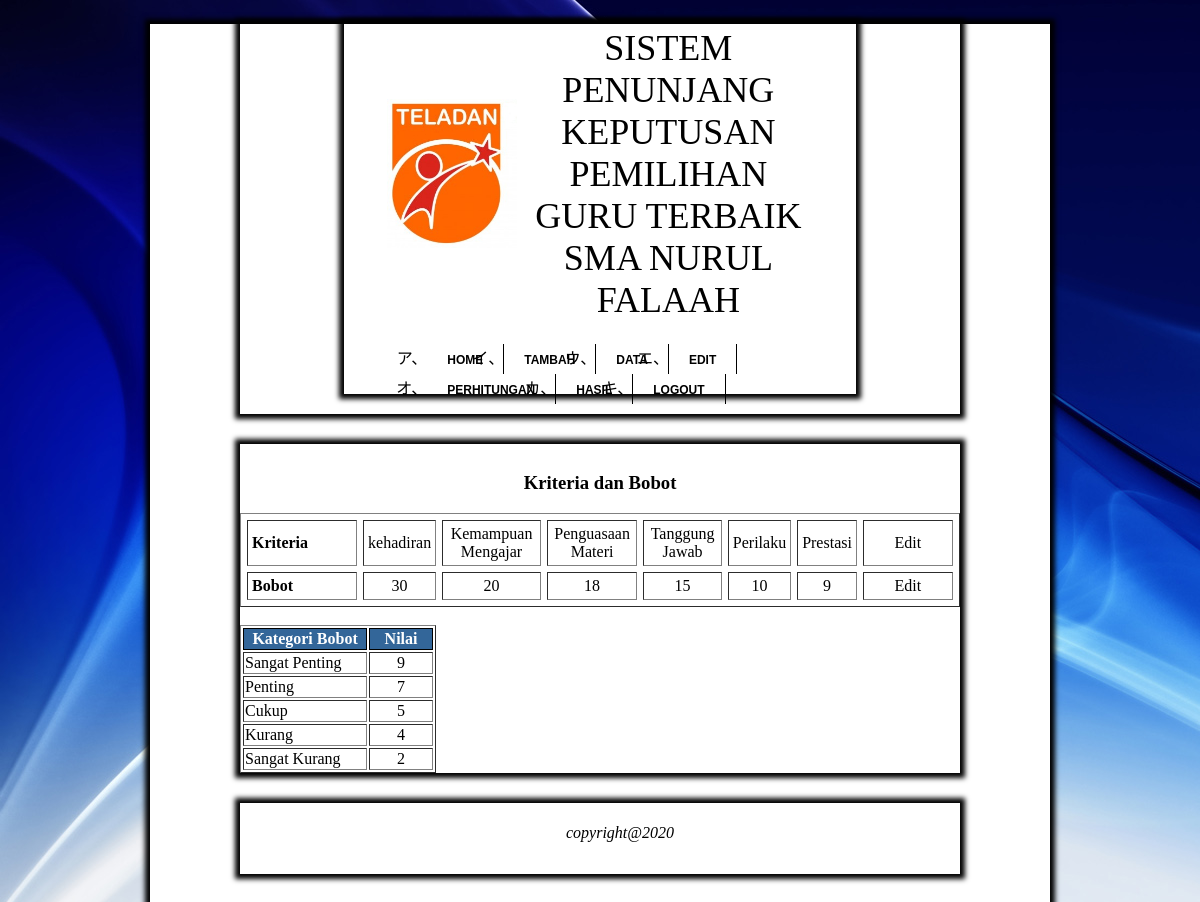
Screenshot of /admin/data_kribot.php (signed in) with the database file from the repository.
### tables this page shows
CREATE TABLE IF NOT EXISTS `kriteria` (
`id_kriteria` int(2) NOT NULL,
  `c1` varchar(30) NOT NULL,
  `c2` varchar(30) NOT NULL,
  `c3` varchar(30) NOT NULL,
  `c4` varchar(30) NOT NULL,
  `c5` varchar(30) NOT NULL,
  `c6` varchar(30) NOT NULL
);

CREATE TABLE IF NOT EXISTS `bobot` (
`id_bobot` int(2) NOT NULL,
  `id_kriteria` int(2) DEFAULT NULL,
  `b1` int(4) NOT NULL,
  `b2` int(4) NOT NULL,
  `b3` int(4) NOT NULL,
  `b4` int(4) NOT NULL,
  `b5` int(4) NOT NULL,
  `b6` int(4) NOT NULL
);

### admin/data_kribot.php (the view, shortened to what this page needs)
<?php
if (isset($_SESSION['level']))
{
	if ($_SESSION['level'] == "admin")
   {
?>
<html>
<head>
<link href="style.css" type="text/css" rel="stylesheet" />
</head>
<body>
<div id="container">
<div class="header">
<?php include "header.php"; ?>
</div>
<div class="conten">
<?php
	echo "<center><H3>Kriteria dan Bobot</H3></center>
	<table border='1' align='center' cellspacing='6' cellpadding='4'>
	";
$sql2 = mysqli_query($GLOBALS["___mysqli_ston"], "SELECT * FROM kriteria");
	while ($dt2 = mysqli_fetch_array($sql2)) {
	?>
		<tr>
		<td width="100"><b>Kriteria</b></td>
		<td align='center'><?php echo $dt2['c1'];?></td>
		<td align='center'><?php echo $dt2['c2'];?></td>
		<td align='center'><?php echo $dt2['c3'];?></td>
		<td align='center'><?php echo $dt2['c4'];?></td>
		<td align='center'><?php echo $dt2['c5'];?></td>
		<td align='center'><?php echo $dt2['c6'];?></td>
		<td align='center'><a href="ukriteria.php?id_kriteria=<?php echo $dt2['id_kriteria']; ?>">Edit</a></td>
		</tr>
		<?php } ?>
<?php
$sql = mysqli_query($GLOBALS["___mysqli_ston"], "SELECT * FROM bobot");
	while ($dt = mysqli_fetch_array($sql)) {
	?>
		<tr>
			<td><b>Bobot</b></td>
			<td align='center'><?php echo $dt['b1'];?></td>
			<td align='center'><?php echo $dt['b2'];?></td>
			<td align='center'><?php echo $dt['b3'];?></td>
			<td align='center'><?php echo $dt['b4'];?></td>
			<td align='center'><?php echo $dt['b5'];?></td>
			<td align='center'><?php echo $dt['b6'];?></td>
			<td align='center' width='80'><a href="ubobot.php?id_bobot=<?php echo $dt['id_bobot']; ?>">Edit</a>
		</tr>
	<?php
	}
	echo "</table>";
	echo "<br>";
	?>
<table border="1">
<tr><th width="120">Kategori Bobot</th><th width="60">Nilai</th></tr>
<tr><td>Sangat Penting</td><td align="center">9</td></tr>
<tr><td>Penting</td><td align="center">7</td></tr>
<tr><td>Cukup</td><td align="center">5</td></tr>
<tr><td>Kurang</td><td align="center">4</td></tr>
<tr><td>Sangat Kurang</td><td align="center">2</td></tr>
</table>
</div>
<div class="footer">
<?php include "footer.php"; ?>
</div>
</div>
</body>
</html>
<?php
   }
}
?>

### admin/style.css (style rules this page uses)
body { background-image:url(../img/bg.jpg); background-attachment:fixed; background-repeat:repeat; }
TH { background-color:#999999; border-width: 1px ; border-style:solid; border-color :black ; text-decoration:bold; }
#container { margin-top:2%; margin-left:17%; margin-right:17%; margin-bottom:auto; background-color:white; -moz-box-shadow: 0 0 5px 5px black; -webkit-box-shadow: 0 0 5px 5px black; box-shadow: 0 0 5px 5px blcak; height:auto; }
.header { background-color:white; margin-top:15px; padding-bottom:20px; padding-left:40px; padding-right:40px; }
.conten { background-color:white; height:auto; margin-left:5%; margin-right:5%; }
a:link { color:black; text-decoration:blink; }

### css/style.css (style rules this page uses)
body { background-image:url(../img/bg.jpg); background-attachment:fixed; background-repeat:repeat; }
TH { color : #FFFFFF; background-color : #336699; border-width: 1px ; border-style:solid; border-color :black; }
#container { margin-top:2%; margin-left:12%; margin-right:12%; margin-bottom:auto; background-color:no; height:auto; }
.header { background-color:white; margin-left:10%; margin-right:10%; -moz-box-shadow: 0 0 5px 5px black; -webkit-box-shadow: 0 0 5px 5px black; box-shadow: 0 0 5px 5px black; }
.conten { background-color:white; height:auto; margin-top:30px; margin-left:10%; margin-right:10%; padding-top:10px; -moz-box-shadow: 0 0 5px 5px black; -webkit-box-shadow: 0 0 5px 5px black; box-shadow: 0 0 5px 5px black; }
a:link { color:black; text-decoration:blink; }

### rows the page displays
kriteria: c1 "kehadiran", c2 "Kemampuan Mengajar", c3 "Penguasaan Materi", c4 "Tanggung Jawab", c5 "Perilaku", c6 "Prestasi"
bobot: b1 "30", b2 "20", b3 "18", b4 "15", b5 "10", b6 "9"
